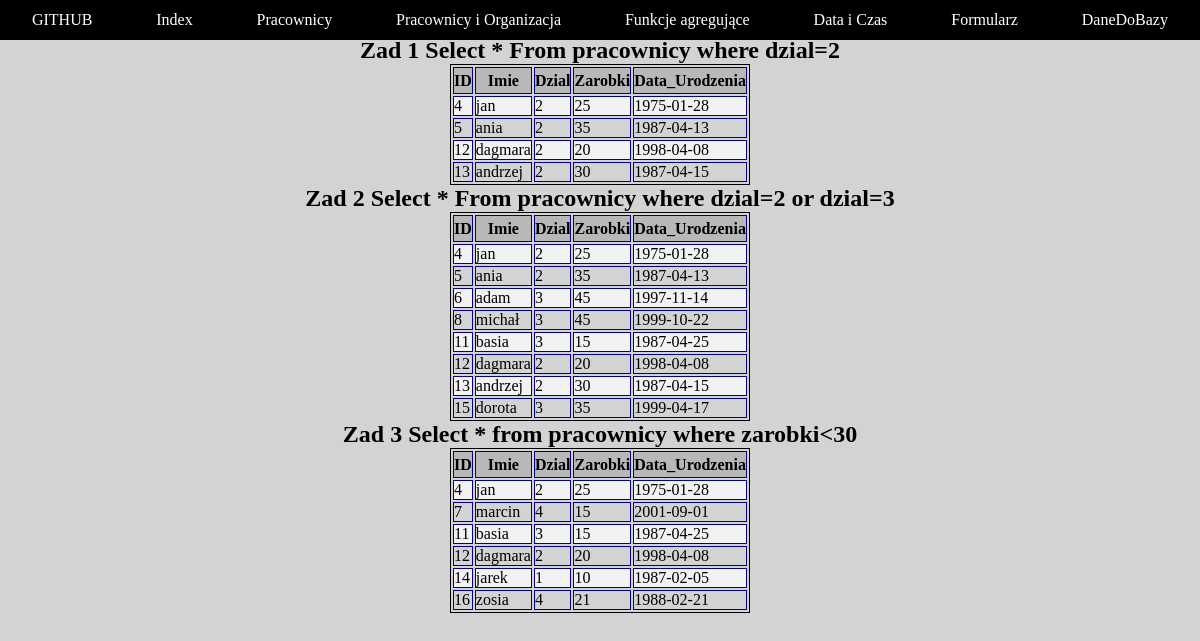
Screenshot of /Pracownicy.php with the database file from the repository.
### tables this page shows
CREATE TABLE `pracownicy` (
  `id_pracownicy` int(11) NOT NULL,
  `imie` varchar(30) NOT NULL,
  `dzial` int(11) NOT NULL,
  `zarobki` int(11) NOT NULL,
  `data_urodzenia` date NOT NULL
);

### Pracownicy.php (the view, shortened to what this page needs)
<!DOCTYPE html>
<html lang="en">
<head>
    <link rel="stylesheet" href="style.css">
</head>
<body>
    <div class="con">
        <div class="nav">
        <a class="link a" href="https://github.com/SK-2019/php-sql-wprowadzenie-Dymek-Kamil" >GITHUB</a>
            <a class="link e" href="index.php">Index</a>
            <a class="link b" href="Pracownicy.php">Pracownicy</a>
            <a class="link c" href="Pracownicy i Organizacja.php">Pracownicy i Organizacja</a>
            <a class="link d" href="Funkcje agregujące.php">Funkcje agregujące</a>
            <a class="link h" href="data i czas.php">Data i Czas</a>
            <a class="link z" href="formularz.html">Formularz</a>
            <a class="link y" href="daneDoBazy.php">DaneDoBazy</a>
        </div>
        <div class="item a">
        <h1 class="h1zb">Kamil Dymek</h1>
            <h2 class="h2za">Zad 1 Select * From pracownicy where dzial=2</h2>
        <?php
                require_once("connect.php");
                $result=$conn->query("Select * From pracownicy where dzial=2");
                echo("<table border=1>");
                    echo("<th>ID</th>");
                    echo("<th>Imie</th>");
                    echo("<th>Dzial</th>");
                    echo("<th>Zarobki</th>");
                    echo("<th>Data_Urodzenia</th>");
                        while($row=$result->fetch_assoc()){
                            echo("<tr>");
                            echo("<td>".$row["id_pracownicy"]."</td><td>".$row["imie"]."</td><td>".$row["dzial"]."</td><td>".$row["zarobki"]."</td><td>".$row["data_urodzenia"]."</td>");
                            echo("</tr>");}
                echo("</table>");
        ?>
        </div>
        <div class="item b">
            <h2 class="h2zb">Zad 2 Select * From pracownicy where dzial=2 or dzial=3</h2>
        <?php
            require_once("connect.php");
                $result=$conn->query("Select * From pracownicy where dzial=2 or dzial=3");
                echo("<table border=1>");
                    echo("<th>ID</th>");
                    echo("<th>Imie</th>");
                    echo("<th>Dzial</th>");
                    echo("<th>Zarobki</th>");
                    echo("<th>Data_Urodzenia</th>");
                        while($row=$result->fetch_assoc()){
                            echo("<tr>");
                            echo("<td>".$row["id_pracownicy"]."</td><td>".$row["imie"]."</td><td>".$row["dzial"]."</td><td>".$row["zarobki"]."</td><td>".$row["data_urodzenia"]."</td>");
                            echo("</tr>");}
                echo("</table>");
            ?>
        </div>
        <div class="item c">
            <h2 class=h2zc>Zad 3 Select * from pracownicy where zarobki<30</h2>
        <?php
                require_once("connect.php");
                $result=$conn->query("Select * from pracownicy where zarobki<30");
                    echo("<table border=1>");
                    echo("<th>ID</th>");
                    echo("<th>Imie</th>");
                    echo("<th>Dzial</th>");
                    echo("<th>Zarobki</th>");
                    echo("<th>Data_Urodzenia</th>");
                        while($row=$result->fetch_assoc()){
                            echo("<tr>");
                            echo("<td>".$row["id_pracownicy"]."</td><td>".$row["imie"]."</td><td>".$row["dzial"]."</td><td>".$row["zarobki"]."</td><td>".$row["data_urodzenia"]."</td>");
                            echo("</tr>");}
                echo("</table>");
            ?>
        </div>
    </div>
</body>
</html>

### style.css (style rules this page uses)
* { margin:0px; padding:0px; }
.con { height:100vh; position: relative; }
body { background:lightgray; }
table, th, td { border:1px solid black; }
table { background-color:lightgrey; }
th { height: 25px; text-align: center; background-color:#b9b8b8; }
td { text-align: left; }
th, td { border-bottom:1px solid darkblue; border-top:1px solid darkblue; border-left: 1px solid darkblue; border-right: 1px solid darkblue; }
tr:nth-child(even) { background-color: #f2f2f2; }
.nav { display:flex; justify-content: space-around; width:100vw; background:black; height: 40px; position:fixed; }
.link { text-decoration: none; padding:1rem; background:black; color:white; align-items: center; justify-content: center; display:flex; }
.item { display:flex; align-items: center; flex-direction: column; }

### rows the page displays
pracownicy: id_pracownicy "4", imie "jan", dzial "2", zarobki "25", data_urodzenia "1975-01-28"
pracownicy: id_pracownicy "5", imie "ania", dzial "2", zarobki "35", data_urodzenia "1987-04-13"
pracownicy: id_pracownicy "12", imie "dagmara", dzial "2", zarobki "20", data_urodzenia "1998-04-08"
pracownicy: id_pracownicy "13", imie "andrzej", dzial "2", zarobki "30", data_urodzenia "1987-04-15"
pracownicy: id_pracownicy "6", imie "adam", dzial "3", zarobki "45", data_urodzenia "1997-11-14"
pracownicy: id_pracownicy "8", imie "michał", dzial "3", zarobki "45", data_urodzenia "1999-10-22"
pracownicy: id_pracownicy "11", imie "basia", dzial "3", zarobki "15", data_urodzenia "1987-04-25"
pracownicy: id_pracownicy "15", imie "dorota", dzial "3", zarobki "35", data_urodzenia "1999-04-17"
pracownicy: id_pracownicy "7", imie "marcin", dzial "4", zarobki "15", data_urodzenia "2001-09-01"
pracownicy: id_pracownicy "14", imie "jarek", dzial "1", zarobki "10", data_urodzenia "1987-02-05"
pracownicy: id_pracownicy "16", imie "zosia", dzial "4", zarobki "21", data_urodzenia "1988-02-21"
